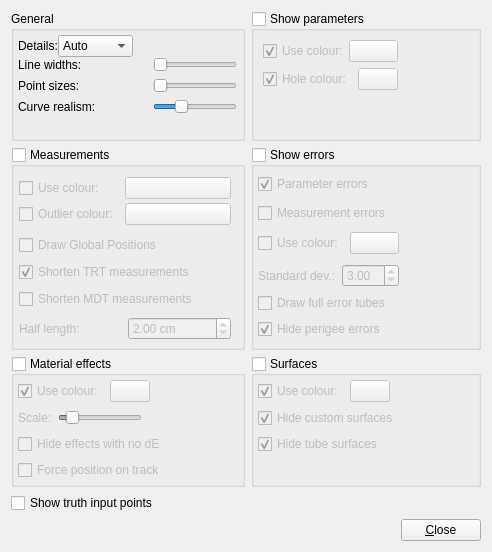
<?xml version="1.0" encoding="UTF-8"?>
<ui version="4.0">
 <class>TrackSysSettingsAscObjsForm</class>
 <widget class="QWidget" name="TrackSysSettingsAscObjsForm">
  <property name="geometry">
   <rect>
    <x>0</x>
    <y>0</y>
    <width>492</width>
    <height>552</height>
   </rect>
  </property>
  <property name="sizePolicy">
   <sizepolicy hsizetype="Minimum" vsizetype="Minimum">
    <horstretch>0</horstretch>
    <verstretch>0</verstretch>
   </sizepolicy>
  </property>
  <property name="windowTitle">
   <string>Associated Track Objects</string>
  </property>
  <layout class="QGridLayout" name="gridLayout">
   <item row="3" column="1">
    <spacer>
     <property name="orientation">
      <enum>Qt::Horizontal</enum>
     </property>
     <property name="sizeType">
      <enum>QSizePolicy::Preferred</enum>
     </property>
     <property name="sizeHint" stdset="0">
      <size>
       <width>234</width>
       <height>17</height>
      </size>
     </property>
    </spacer>
   </item>
   <item row="0" column="0">
    <widget class="QGroupBox" name="groupBox_7">
     <property name="title">
      <string>General</string>
     </property>
     <layout class="QGridLayout">
      <property name="margin">
       <number>4</number>
      </property>
      <item row="0" column="0">
       <layout class="QVBoxLayout">
        <property name="spacing">
         <number>0</number>
        </property>
        <item>
         <layout class="QGridLayout">
          <item row="0" column="0">
           <layout class="QHBoxLayout">
            <item>
             <widget class="QLabel" name="label_11">
              <property name="text">
               <string>Details:</string>
              </property>
             </widget>
            </item>
            <item>
             <widget class="QComboBox" name="comboBox_assocobj_detaillevel">
              <property name="sizePolicy">
               <sizepolicy hsizetype="MinimumExpanding" vsizetype="Fixed">
                <horstretch>0</horstretch>
                <verstretch>0</verstretch>
               </sizepolicy>
              </property>
              <property name="currentIndex">
               <number>0</number>
              </property>
              <property name="sizeAdjustPolicy">
               <enum>QComboBox::AdjustToContents</enum>
              </property>
              <item>
               <property name="text">
                <string>Auto</string>
               </property>
              </item>
              <item>
               <property name="text">
                <string>Simple</string>
               </property>
              </item>
              <item>
               <property name="text">
                <string>Detailed</string>
               </property>
              </item>
             </widget>
            </item>
           </layout>
          </item>
          <item row="0" column="1">
           <spacer>
            <property name="orientation">
             <enum>Qt::Horizontal</enum>
            </property>
            <property name="sizeHint" stdset="0">
             <size>
              <width>16</width>
              <height>20</height>
             </size>
            </property>
           </spacer>
          </item>
          <item row="1" column="0" colspan="2">
           <layout class="QGridLayout">
            <property name="verticalSpacing">
             <number>6</number>
            </property>
            <item row="0" column="0">
             <widget class="QLabel" name="label">
              <property name="text">
               <string>Line widths:</string>
              </property>
             </widget>
            </item>
            <item row="0" column="1">
             <widget class="QSlider" name="horizontalSlider_linewidths">
              <property name="sizePolicy">
               <sizepolicy hsizetype="Fixed" vsizetype="Fixed">
                <horstretch>0</horstretch>
                <verstretch>0</verstretch>
               </sizepolicy>
              </property>
              <property name="orientation">
               <enum>Qt::Horizontal</enum>
              </property>
             </widget>
            </item>
            <item row="1" column="0">
             <widget class="QLabel" name="label_2">
              <property name="text">
               <string>Point sizes:</string>
              </property>
             </widget>
            </item>
            <item row="1" column="1">
             <widget class="QSlider" name="horizontalSlider_pointsizes">
              <property name="sizePolicy">
               <sizepolicy hsizetype="Fixed" vsizetype="Fixed">
                <horstretch>0</horstretch>
                <verstretch>0</verstretch>
               </sizepolicy>
              </property>
              <property name="orientation">
               <enum>Qt::Horizontal</enum>
              </property>
             </widget>
            </item>
            <item row="2" column="0">
             <widget class="QLabel" name="label_curve_realism">
              <property name="text">
               <string>Curve realism:</string>
              </property>
             </widget>
            </item>
            <item row="2" column="1">
             <widget class="QSlider" name="horizontalSlider_complexity">
              <property name="sizePolicy">
               <sizepolicy hsizetype="Fixed" vsizetype="Fixed">
                <horstretch>0</horstretch>
                <verstretch>0</verstretch>
               </sizepolicy>
              </property>
              <property name="maximum">
               <number>20</number>
              </property>
              <property name="value">
               <number>6</number>
              </property>
              <property name="orientation">
               <enum>Qt::Horizontal</enum>
              </property>
             </widget>
            </item>
           </layout>
          </item>
         </layout>
        </item>
        <item>
         <spacer>
          <property name="orientation">
           <enum>Qt::Vertical</enum>
          </property>
          <property name="sizeType">
           <enum>QSizePolicy::Expanding</enum>
          </property>
          <property name="sizeHint" stdset="0">
           <size>
            <width>20</width>
            <height>1</height>
           </size>
          </property>
         </spacer>
        </item>
       </layout>
      </item>
      <item row="0" column="1">
       <spacer>
        <property name="orientation">
         <enum>Qt::Horizontal</enum>
        </property>
        <property name="sizeType">
         <enum>QSizePolicy::Preferred</enum>
        </property>
        <property name="sizeHint" stdset="0">
         <size>
          <width>1</width>
          <height>20</height>
         </size>
        </property>
       </spacer>
      </item>
     </layout>
    </widget>
   </item>
   <item row="2" column="0">
    <widget class="QGroupBox" name="groupBox_materialeffectsontrack">
     <property name="title">
      <string>Material effects</string>
     </property>
     <property name="checkable">
      <bool>true</bool>
     </property>
     <property name="checked">
      <bool>false</bool>
     </property>
     <layout class="QGridLayout">
      <property name="margin">
       <number>4</number>
      </property>
      <item row="0" column="0">
       <layout class="QGridLayout">
        <item row="0" column="0" colspan="2">
         <layout class="QHBoxLayout">
          <item>
           <widget class="QCheckBox" name="checkBox_usecolour_materialeffectsontrack">
            <property name="text">
             <string>Use colour:</string>
            </property>
            <property name="checked">
             <bool>true</bool>
            </property>
           </widget>
          </item>
          <item>
           <widget class="VP1MaterialButton" name="matButton_materialeffectsontrack">
            <property name="text">
             <string/>
            </property>
           </widget>
          </item>
         </layout>
        </item>
        <item row="0" column="2">
         <spacer>
          <property name="orientation">
           <enum>Qt::Horizontal</enum>
          </property>
          <property name="sizeHint" stdset="0">
           <size>
            <width>1</width>
            <height>20</height>
           </size>
          </property>
         </spacer>
        </item>
        <item row="1" column="0">
         <layout class="QHBoxLayout">
          <item>
           <widget class="QLabel" name="label_mateffects_scale">
            <property name="text">
             <string>Scale:</string>
            </property>
           </widget>
          </item>
          <item>
           <widget class="QSlider" name="horizontalSlider_materialeffectsontrack_scale">
            <property name="sizePolicy">
             <sizepolicy hsizetype="Fixed" vsizetype="Fixed">
              <horstretch>0</horstretch>
              <verstretch>0</verstretch>
             </sizepolicy>
            </property>
            <property name="value">
             <number>10</number>
            </property>
            <property name="orientation">
             <enum>Qt::Horizontal</enum>
            </property>
           </widget>
          </item>
         </layout>
        </item>
        <item row="1" column="1" colspan="2">
         <spacer>
          <property name="orientation">
           <enum>Qt::Horizontal</enum>
          </property>
          <property name="sizeType">
           <enum>QSizePolicy::Preferred</enum>
          </property>
          <property name="sizeHint" stdset="0">
           <size>
            <width>1</width>
            <height>20</height>
           </size>
          </property>
         </spacer>
        </item>
        <item row="2" column="0" colspan="3">
         <widget class="QCheckBox" name="checkBox_materialeffectsontrack_hideNoDE">
          <property name="text">
           <string>Hide effects with no dE</string>
          </property>
         </widget>
        </item>
        <item row="3" column="0" colspan="3">
         <widget class="QCheckBox" name="checkBox_materialeffectsontrack_forceposontrack">
          <property name="text">
           <string>Force position on track</string>
          </property>
         </widget>
        </item>
       </layout>
      </item>
      <item row="0" column="1">
       <spacer>
        <property name="orientation">
         <enum>Qt::Horizontal</enum>
        </property>
        <property name="sizeType">
         <enum>QSizePolicy::Preferred</enum>
        </property>
        <property name="sizeHint" stdset="0">
         <size>
          <width>16</width>
          <height>75</height>
         </size>
        </property>
       </spacer>
      </item>
     </layout>
    </widget>
   </item>
   <item row="2" column="1">
    <widget class="QGroupBox" name="groupBox_surfaces">
     <property name="title">
      <string>Surfaces</string>
     </property>
     <property name="checkable">
      <bool>true</bool>
     </property>
     <property name="checked">
      <bool>false</bool>
     </property>
     <layout class="QGridLayout">
      <property name="leftMargin">
       <number>4</number>
      </property>
      <property name="topMargin">
       <number>4</number>
      </property>
      <property name="rightMargin">
       <number>4</number>
      </property>
      <item row="0" column="0">
       <layout class="QVBoxLayout">
        <item>
         <layout class="QGridLayout">
          <item row="0" column="0">
           <layout class="QHBoxLayout">
            <item>
             <widget class="QCheckBox" name="checkBox_usecolour_surfaces">
              <property name="text">
               <string>Use colour:</string>
              </property>
              <property name="checked">
               <bool>true</bool>
              </property>
             </widget>
            </item>
            <item>
             <widget class="VP1MaterialButton" name="matButton_surfaces">
              <property name="text">
               <string/>
              </property>
             </widget>
            </item>
           </layout>
          </item>
          <item row="0" column="1">
           <spacer>
            <property name="orientation">
             <enum>Qt::Horizontal</enum>
            </property>
            <property name="sizeType">
             <enum>QSizePolicy::Preferred</enum>
            </property>
            <property name="sizeHint" stdset="0">
             <size>
              <width>1</width>
              <height>20</height>
             </size>
            </property>
           </spacer>
          </item>
          <item row="1" column="0" colspan="2">
           <widget class="QCheckBox" name="checkBox_surfaces_hidecustomsurfaces">
            <property name="text">
             <string>Hide custom surfaces</string>
            </property>
            <property name="checked">
             <bool>true</bool>
            </property>
           </widget>
          </item>
         </layout>
        </item>
        <item>
         <widget class="QCheckBox" name="checkBox_surfaces_hidetubesurfaces">
          <property name="text">
           <string>Hide tube surfaces</string>
          </property>
          <property name="checked">
           <bool>true</bool>
          </property>
         </widget>
        </item>
        <item>
         <spacer>
          <property name="orientation">
           <enum>Qt::Vertical</enum>
          </property>
          <property name="sizeType">
           <enum>QSizePolicy::Expanding</enum>
          </property>
          <property name="sizeHint" stdset="0">
           <size>
            <width>20</width>
            <height>1</height>
           </size>
          </property>
         </spacer>
        </item>
       </layout>
      </item>
      <item row="0" column="1">
       <spacer>
        <property name="orientation">
         <enum>Qt::Horizontal</enum>
        </property>
        <property name="sizeType">
         <enum>QSizePolicy::Expanding</enum>
        </property>
        <property name="sizeHint" stdset="0">
         <size>
          <width>1</width>
          <height>20</height>
         </size>
        </property>
       </spacer>
      </item>
     </layout>
    </widget>
   </item>
   <item row="3" column="0">
    <widget class="QCheckBox" name="checkBox_truthtracks_display_points">
     <property name="text">
      <string>Show truth input points</string>
     </property>
    </widget>
   </item>
   <item row="1" column="1">
    <widget class="QGroupBox" name="groupBox_errors">
     <property name="title">
      <string>Show errors</string>
     </property>
     <property name="checkable">
      <bool>true</bool>
     </property>
     <property name="checked">
      <bool>false</bool>
     </property>
     <layout class="QGridLayout" name="_2">
      <property name="margin">
       <number>4</number>
      </property>
      <item row="2" column="0">
       <layout class="QVBoxLayout" name="_3">
        <item>
         <layout class="QHBoxLayout" name="_4">
          <property name="bottomMargin">
           <number>4</number>
          </property>
          <item>
           <widget class="QCheckBox" name="checkBox_usecolour_parametererrors">
            <property name="text">
             <string>Use colour:</string>
            </property>
            <property name="checked">
             <bool>false</bool>
            </property>
           </widget>
          </item>
          <item>
           <widget class="VP1MaterialButton" name="matButton_parerrors">
            <property name="text">
             <string/>
            </property>
           </widget>
          </item>
         </layout>
        </item>
        <item>
         <layout class="QHBoxLayout" name="_5">
          <item>
           <widget class="QLabel" name="label_3">
            <property name="text">
             <string>Standard dev.:</string>
            </property>
           </widget>
          </item>
          <item>
           <widget class="QDoubleSpinBox" name="doubleSpinBox_parerror_stddev">
            <property name="value">
             <double>3.000000000000000</double>
            </property>
           </widget>
          </item>
         </layout>
        </item>
        <item>
         <widget class="QCheckBox" name="checkBox_parerror_drawcylinder">
          <property name="text">
           <string>Draw full error tubes</string>
          </property>
          <property name="checked">
           <bool>false</bool>
          </property>
         </widget>
        </item>
        <item>
         <widget class="QCheckBox" name="checkBox_parerror_hideperigeeerrors">
          <property name="text">
           <string>Hide perigee errors</string>
          </property>
          <property name="checked">
           <bool>true</bool>
          </property>
         </widget>
        </item>
       </layout>
      </item>
      <item row="2" column="1">
       <spacer>
        <property name="orientation">
         <enum>Qt::Horizontal</enum>
        </property>
        <property name="sizeType">
         <enum>QSizePolicy::Expanding</enum>
        </property>
        <property name="sizeHint" stdset="0">
         <size>
          <width>1</width>
          <height>81</height>
         </size>
        </property>
       </spacer>
      </item>
      <item row="0" column="0">
       <widget class="QCheckBox" name="checkBox_parametererrors">
        <property name="text">
         <string>Parameter errors</string>
        </property>
        <property name="checked">
         <bool>true</bool>
        </property>
       </widget>
      </item>
      <item row="1" column="0">
       <widget class="QCheckBox" name="checkBox_measurementerrors">
        <property name="text">
         <string>Measurement errors</string>
        </property>
       </widget>
      </item>
     </layout>
    </widget>
   </item>
   <item row="1" column="0">
    <widget class="QGroupBox" name="groupBox_measurements">
     <property name="minimumSize">
      <size>
       <width>234</width>
       <height>203</height>
      </size>
     </property>
     <property name="title">
      <string>Measurements</string>
     </property>
     <property name="checkable">
      <bool>true</bool>
     </property>
     <property name="checked">
      <bool>false</bool>
     </property>
     <widget class="QWidget" name="layoutWidget">
      <property name="geometry">
       <rect>
        <x>8</x>
        <y>27</y>
        <width>226</width>
        <height>172</height>
       </rect>
      </property>
      <layout class="QHBoxLayout" name="horizontalLayout_3">
       <item>
        <layout class="QVBoxLayout" name="verticalLayout">
         <item>
          <layout class="QHBoxLayout" name="horizontalLayout">
           <item>
            <layout class="QGridLayout" name="_9">
             <property name="horizontalSpacing">
              <number>0</number>
             </property>
             <property name="verticalSpacing">
              <number>2</number>
             </property>
             <item row="0" column="0">
              <widget class="QCheckBox" name="checkBox_usecolour_measurements">
               <property name="text">
                <string>Use colour:</string>
               </property>
              </widget>
             </item>
             <item row="0" column="1">
              <widget class="VP1MaterialButton" name="matButton_measurements">
               <property name="text">
                <string/>
               </property>
              </widget>
             </item>
             <item row="1" column="0">
              <widget class="QCheckBox" name="checkBox_usecolour_meas_outliers">
               <property name="text">
                <string>Outlier colour:</string>
               </property>
              </widget>
             </item>
             <item row="1" column="1">
              <widget class="VP1MaterialButton" name="matButton_meas_outliers">
               <property name="text">
                <string/>
               </property>
              </widget>
             </item>
            </layout>
           </item>
           <item>
            <spacer>
             <property name="orientation">
              <enum>Qt::Horizontal</enum>
             </property>
             <property name="sizeType">
              <enum>QSizePolicy::Preferred</enum>
             </property>
             <property name="sizeHint" stdset="0">
              <size>
               <width>13</width>
               <height>53</height>
              </size>
             </property>
            </spacer>
           </item>
          </layout>
         </item>
         <item>
          <widget class="QCheckBox" name="checkBox_measurements_drawGP">
           <property name="text">
            <string>Draw Global Positions</string>
           </property>
          </widget>
         </item>
         <item>
          <widget class="QCheckBox" name="checkBox_measurements_shorttubes_trt">
           <property name="text">
            <string>Shorten TRT measurements</string>
           </property>
           <property name="checked">
            <bool>true</bool>
           </property>
          </widget>
         </item>
         <item>
          <widget class="QCheckBox" name="checkBox_measurements_shorttubes_mdt">
           <property name="text">
            <string>Shorten MDT measurements</string>
           </property>
          </widget>
         </item>
         <item>
          <layout class="QHBoxLayout" name="horizontalLayout_2">
           <item>
            <layout class="QHBoxLayout" name="_10">
             <item>
              <widget class="QLabel" name="label_4">
               <property name="text">
                <string>Half length:</string>
               </property>
              </widget>
             </item>
             <item>
              <widget class="QDoubleSpinBox" name="doubleSpinBox_measurements_shorttubes_scale">
               <property name="suffix">
                <string> cm</string>
               </property>
               <property name="minimum">
                <double>0.010000000000000</double>
               </property>
               <property name="value">
                <double>2.000000000000000</double>
               </property>
              </widget>
             </item>
            </layout>
           </item>
           <item>
            <spacer>
             <property name="orientation">
              <enum>Qt::Horizontal</enum>
             </property>
             <property name="sizeType">
              <enum>QSizePolicy::Preferred</enum>
             </property>
             <property name="sizeHint" stdset="0">
              <size>
               <width>13</width>
               <height>26</height>
              </size>
             </property>
            </spacer>
           </item>
          </layout>
         </item>
        </layout>
       </item>
       <item>
        <spacer>
         <property name="orientation">
          <enum>Qt::Horizontal</enum>
         </property>
         <property name="sizeType">
          <enum>QSizePolicy::Preferred</enum>
         </property>
         <property name="sizeHint" stdset="0">
          <size>
           <width>1</width>
           <height>20</height>
          </size>
         </property>
        </spacer>
       </item>
      </layout>
     </widget>
    </widget>
   </item>
   <item row="0" column="1">
    <widget class="QGroupBox" name="groupBox_parameters">
     <property name="title">
      <string>Show parameters</string>
     </property>
     <property name="checkable">
      <bool>true</bool>
     </property>
     <property name="checked">
      <bool>false</bool>
     </property>
     <layout class="QGridLayout" name="gridLayout_2">
      <item row="0" column="0">
       <layout class="QVBoxLayout" name="_7">
        <property name="spacing">
         <number>0</number>
        </property>
        <item>
         <layout class="QHBoxLayout" name="_8">
          <item>
           <widget class="QCheckBox" name="checkBox_usecolour_parameters">
            <property name="text">
             <string>Use colour:</string>
            </property>
            <property name="checked">
             <bool>true</bool>
            </property>
           </widget>
          </item>
          <item>
           <widget class="VP1MaterialButton" name="matButton_parameters">
            <property name="text">
             <string/>
            </property>
           </widget>
          </item>
         </layout>
        </item>
       </layout>
      </item>
      <item row="0" column="1">
       <spacer>
        <property name="orientation">
         <enum>Qt::Horizontal</enum>
        </property>
        <property name="sizeType">
         <enum>QSizePolicy::Expanding</enum>
        </property>
        <property name="sizeHint" stdset="0">
         <size>
          <width>1</width>
          <height>20</height>
         </size>
        </property>
       </spacer>
      </item>
      <item row="1" column="0">
       <layout class="QHBoxLayout" name="_11">
        <item>
         <widget class="QCheckBox" name="checkBox_useHoleColour_parameters">
          <property name="toolTip">
           <string>'Holes' (missing measurements) are shown in this colour.</string>
          </property>
          <property name="text">
           <string>Hole colour:</string>
          </property>
          <property name="checked">
           <bool>true</bool>
          </property>
         </widget>
        </item>
        <item>
         <widget class="VP1MaterialButton" name="matButton_holeParameters">
          <property name="text">
           <string/>
          </property>
         </widget>
        </item>
       </layout>
      </item>
      <item row="1" column="1">
       <spacer name="spacer">
        <property name="orientation">
         <enum>Qt::Horizontal</enum>
        </property>
        <property name="sizeType">
         <enum>QSizePolicy::Expanding</enum>
        </property>
        <property name="sizeHint" stdset="0">
         <size>
          <width>55</width>
          <height>20</height>
         </size>
        </property>
       </spacer>
      </item>
      <item row="2" column="0">
       <spacer name="verticalSpacer">
        <property name="orientation">
         <enum>Qt::Vertical</enum>
        </property>
        <property name="sizeHint" stdset="0">
         <size>
          <width>20</width>
          <height>18</height>
         </size>
        </property>
       </spacer>
      </item>
     </layout>
    </widget>
   </item>
   <item row="4" column="0" colspan="2">
    <layout class="QHBoxLayout">
     <item>
      <spacer>
       <property name="orientation">
        <enum>Qt::Horizontal</enum>
       </property>
       <property name="sizeType">
        <enum>QSizePolicy::Expanding</enum>
       </property>
       <property name="sizeHint" stdset="0">
        <size>
         <width>1</width>
         <height>20</height>
        </size>
       </property>
      </spacer>
     </item>
     <item>
      <widget class="QPushButton" name="pushButton_close">
       <property name="text">
        <string>&amp;Close</string>
       </property>
      </widget>
     </item>
    </layout>
   </item>
  </layout>
 </widget>
 <customwidgets>
  <customwidget>
   <class>VP1MaterialButton</class>
   <extends>QPushButton</extends>
   <header>VP1Base/VP1MaterialButton.h</header>
  </customwidget>
 </customwidgets>
 <resources/>
 <connections>
  <connection>
   <sender>pushButton_close</sender>
   <signal>clicked()</signal>
   <receiver>TrackSysSettingsAscObjsForm</receiver>
   <slot>hide()</slot>
   <hints>
    <hint type="sourcelabel">
     <x>492</x>
     <y>608</y>
    </hint>
    <hint type="destinationlabel">
     <x>294</x>
     <y>58</y>
    </hint>
   </hints>
  </connection>
 </connections>
</ui>
